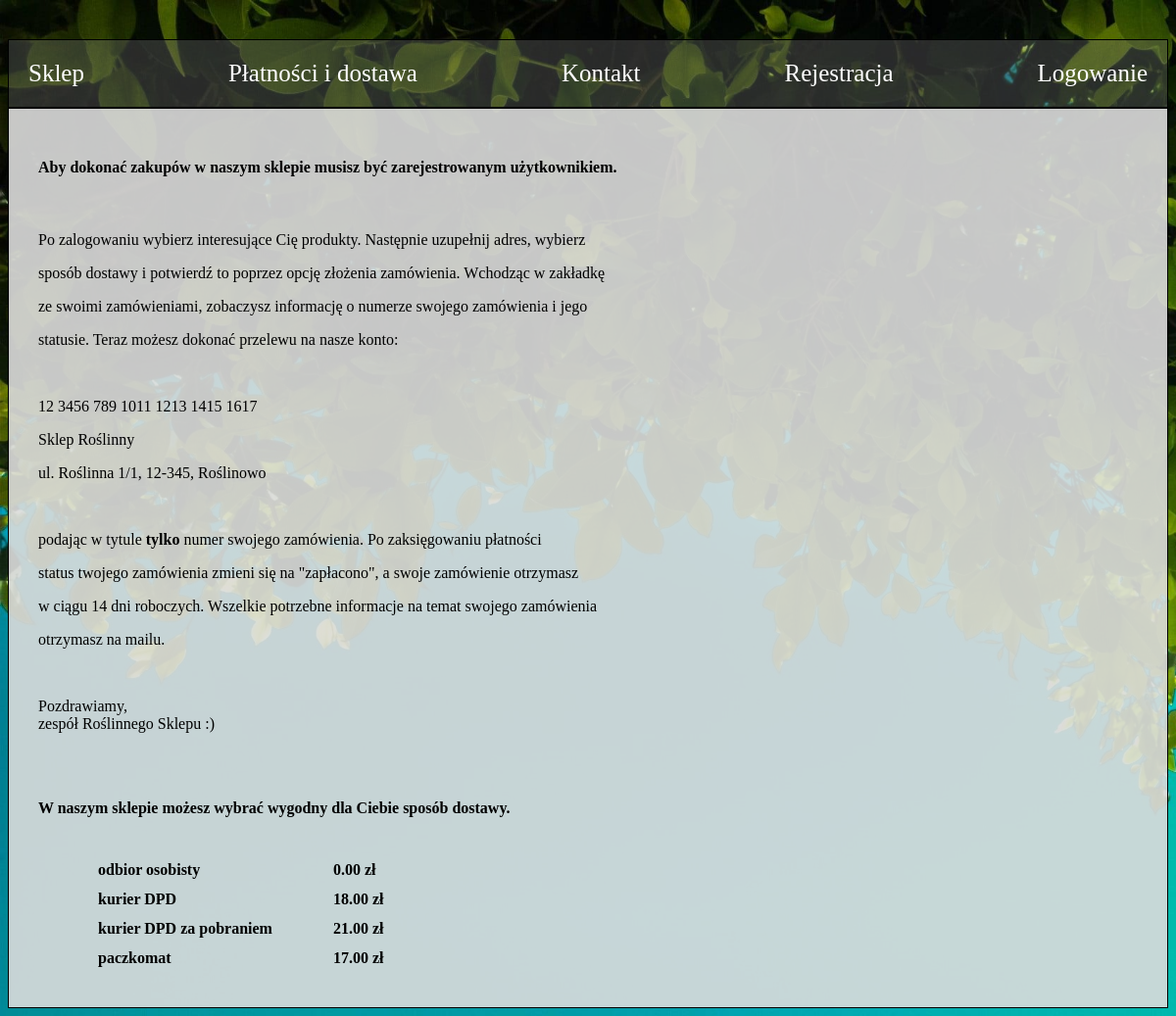
The page /ProjektDB/dostawa.php on the database its author committed.
### tables this page shows
CREATE TABLE `dostawa` (
  `id_dostawy` int(11) NOT NULL,
  `sposob_dostawy` varchar(60) NOT NULL,
  `koszt_dostawy` decimal(6,2) NOT NULL
);

### ProjektDB/dostawa.php (the view, shortened to what this page needs)
<?php
include 'home.php';
require_once "dane_dostepu.php";
$conn = new mysqli($host, $username, $password, $database_name);
$query = "SELECT * FROM dostawa";
$result = mysqli_query($conn, $query) or die($conn->error);
?>
<div>
    <h4>Aby dokonać zakupów w naszym sklepie musisz być zarejestrowanym użytkownikiem.</h4>
	<br>
	<p>Po zalogowaniu wybierz interesujące Cię produkty. Następnie uzupełnij adres, wybierz<p>
	<p>sposób dostawy i potwierdź to poprzez opcję złożenia zamówienia. Wchodząc w zakładkę<p>
	<p>ze swoimi zamówieniami,  zobaczysz  informację  o  numerze swojego zamówienia i jego<p>
	<p>statusie. Teraz możesz dokonać przelewu na nasze konto:</p>
	<br>
	<p>12 3456 789 1011 1213 1415 1617</p>
	<p>Sklep Roślinny</p>
    <p>ul. Roślinna 1/1, 12-345, Roślinowo</p><br>
	<p>podając w tytule <b>tylko</b> numer swojego zamówienia. Po zaksięgowaniu płatności</p>
	<p>status twojego zamówienia zmieni się na "zapłacono", a swoje zamówienie otrzymasz</p>
	<p>w ciągu 14 dni roboczych. Wszelkie potrzebne informacje na temat swojego zamówienia</p>
	<p>otrzymasz na mailu.</p><br>
	<p>Pozdrawiamy,<br>zespół Roślinnego Sklepu :)</p>
	<br><br>
	<p><b>W naszym sklepie możesz wybrać wygodny dla Ciebie sposób dostawy.<b></p>
	<br>
	<table>
		<?php
			while ($row = $result->fetch_assoc()): ?>
		<tr>
			<td><?php echo $row['sposob_dostawy'];?></td>
			<td><?php echo $row['koszt_dostawy'];?> zł</td>
		</tr>
		<?php endwhile; ?>
	</table>
</div>

### ProjektDB/style.css (style rules this page uses)
body { background-image: url('back.jpg'); background-size: cover; }
table { border-spacing: 60px 10px; }

### rows shown on the page
dostawa: sposob_dostawy "odbior osobisty", koszt_dostawy "0.00"
dostawa: sposob_dostawy "kurier DPD", koszt_dostawy "18.00"
dostawa: sposob_dostawy "kurier DPD za pobraniem", koszt_dostawy "21.00"
dostawa: sposob_dostawy "paczkomat", koszt_dostawy "17.00"
